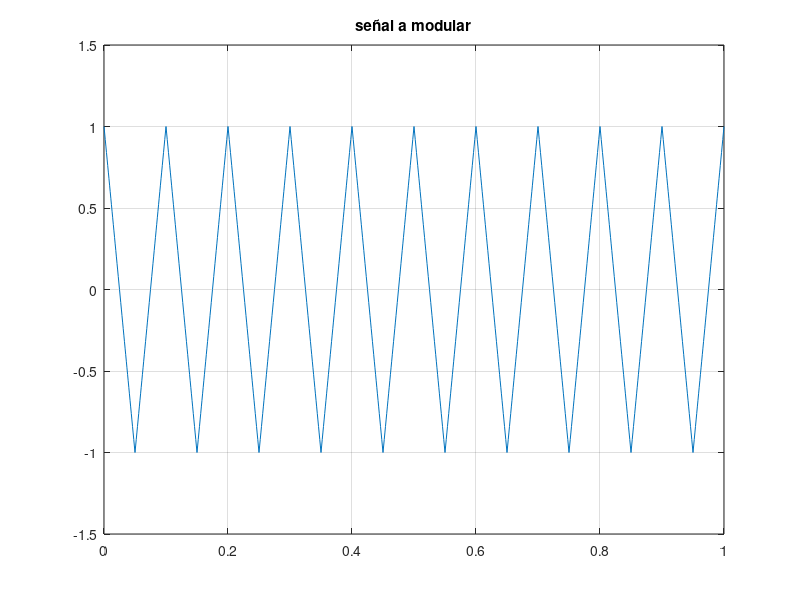
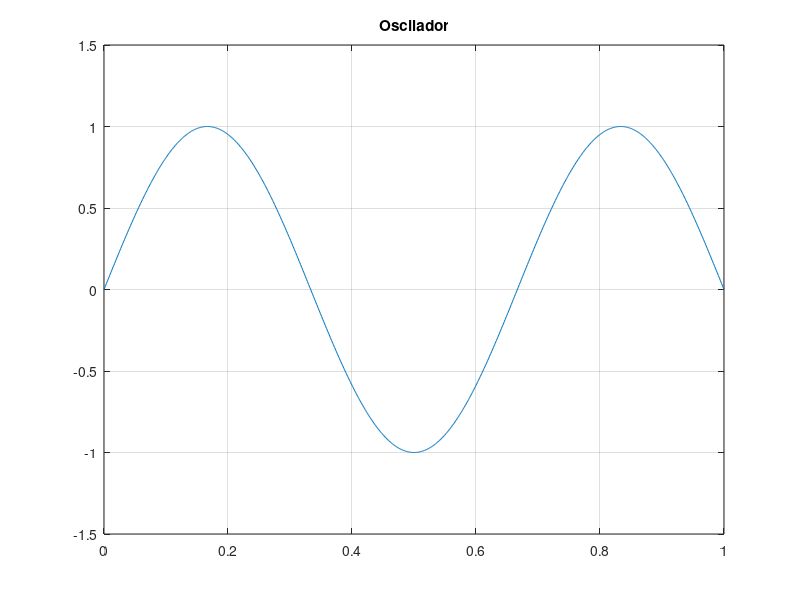
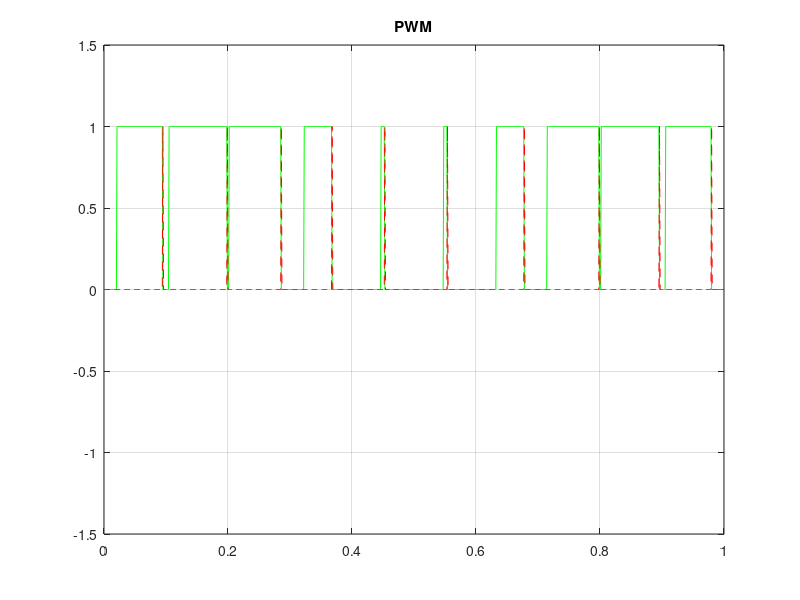

The MATLAB script that drew these images, in order:
% PPM
clc, clear, close all;
t=0:0.001:1; %Definición del intervalo
s=sawtooth(2*pi*10*t+pi,1/2); %Definición de la señal triangular
m=1*sin(3*pi*t); %Función a modular
n=length(s); %Cantidad de elementos de s
%Comparador
for i=1:n
    if (m(i)>=s(i))
        pwm(i)=1;
    elseif (m(i)<=s(i))
        pwm(i)=0;
    end
end


%Graficar señal triangular
figure
plot(t,s,LineWidth=2, Color='blue')
grid on
title('señal a modular')
axis([0 1 -1.5 1.5]);
%Graficar función a modular
figure
plot(t,m,LineWidth=2, Color='blue')
grid on
axis([0 1 -1.5 1.5]);
title('Oscilador')
%Graficar PPM superpuesta con una PWM
figure
y2=diff(pwm);
y2=double(y2<0);
plot(t(2:end),pwm(2:end),'-g',t(2:end),y2,'--r');
grid on;
title('PWM')
axis([0 1 -1.5 1.5]);